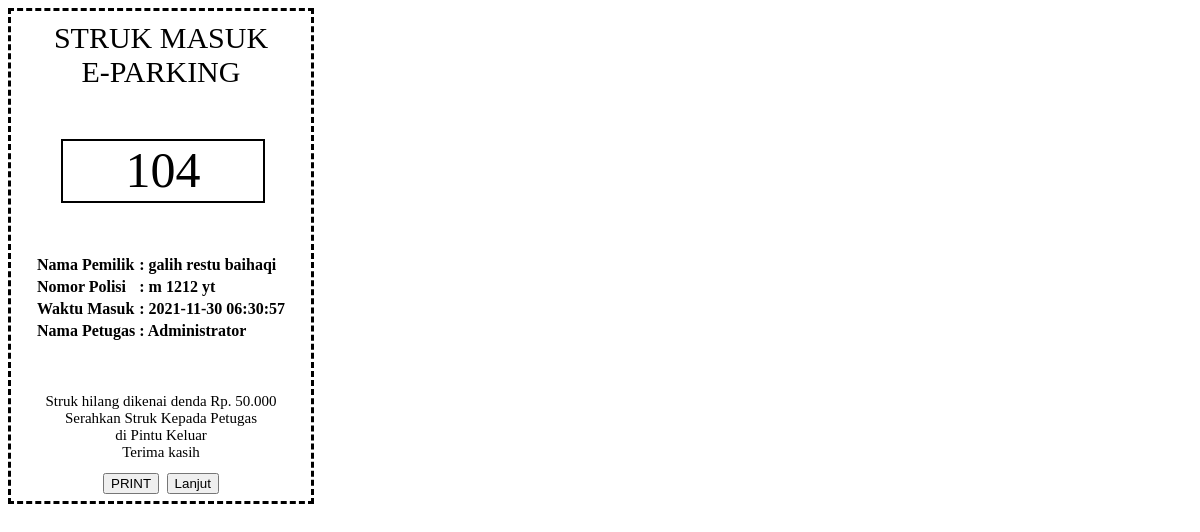
The app's page /struk.php (signed in) with its own data.
### tables this page shows
CREATE TABLE `kendaraan` (
  `id_parkir` int(10) NOT NULL,
  `jenis_id` int(10) NOT NULL,
  `nama_pelanggan` varchar(250) NOT NULL,
  `nomor_polisi` varchar(250) NOT NULL,
  `waktu_masuk` datetime NOT NULL,
  `waktu_keluar` datetime NOT NULL,
  `harga` int(10) NOT NULL,
  `keterangan` enum('Masuk','Keluar') NOT NULL
);

### struk.php (the view, shortened to what this page needs)
<?php
include_once "function/koneksi.php";
$data = mysqli_query($koneksi, "SELECT * FROM kendaraan ORDER BY id_parkir DESC LIMIT 1;");
$dt = mysqli_fetch_assoc($data);
?>
<!DOCTYPE html>
<html lang="en">
<head>
    <link rel="stylesheet" href="css/style.css">
</head>
<body>
    <div class="luar print">
        STRUK MASUK <br> E-PARKING
        <div class="idstruk print">
            <div class="isi print">
                <?= $dt['id_parkir'] ?>
            </div>
        </div>
        <table id="tablestruk" class="print">
            <tr class="print">
                <td class="print">Nama Pemilik</td>
                <td class="print">: <?= $dt['nama_pelanggan'] ?></td>
            </tr>
            <tr class="print">
                <td class="print">Nomor Polisi</td>
                <td class="print">: <?= $dt['nomor_polisi'] ?></td>
            <tr class="print">
                <td class="print">Waktu Masuk</td>
                <td class="print">: <?= $dt['waktu_masuk'] ?></td>
            </tr>
            <tr class="print">
                <td class="print">Nama Petugas</td>
                <td class="print">: <?= $_SESSION['nama'] ?></td>
            </tr>
        </table>
        <div class="footerstruk print">
            Struk hilang dikenai denda Rp. 50.000 <br> Serahkan Struk Kepada Petugas<br> di Pintu Keluar <br> Terima
            kasih
        </div>
        <button onclick="window.print()"> PRINT </button>
        <a href="masuk.php"> <button> Lanjut </button> </a>
    </div>
</body>
</html>

### css/style.css (style rules this page uses)
table { text-align: center; margin: 0 auto; border-spacing: 2px; }
.luar { height: 480px; width: 300px; border: 3px dashed black; text-align: center; padding-top: 10px; font-size: 30px; }
.idstruk { border: 2px solid black; height: 60px; width: 200px; margin: 50px 50px; }
.isi { text-align: center; font-size: 50px; }
#tablestruk { font-size: 16px; font-weight: bold; text-align: start; }
.footerstruk { margin-top: 50px; font-size: 15px; }

### records on screen
kendaraan: id_parkir "104", nama_pelanggan "galih restu baihaqi", nomor_polisi "m 1212 yt", waktu_masuk "2021-11-30 06:30:57"

### other values on screen
$_SESSION['nama'] "Administrator"
